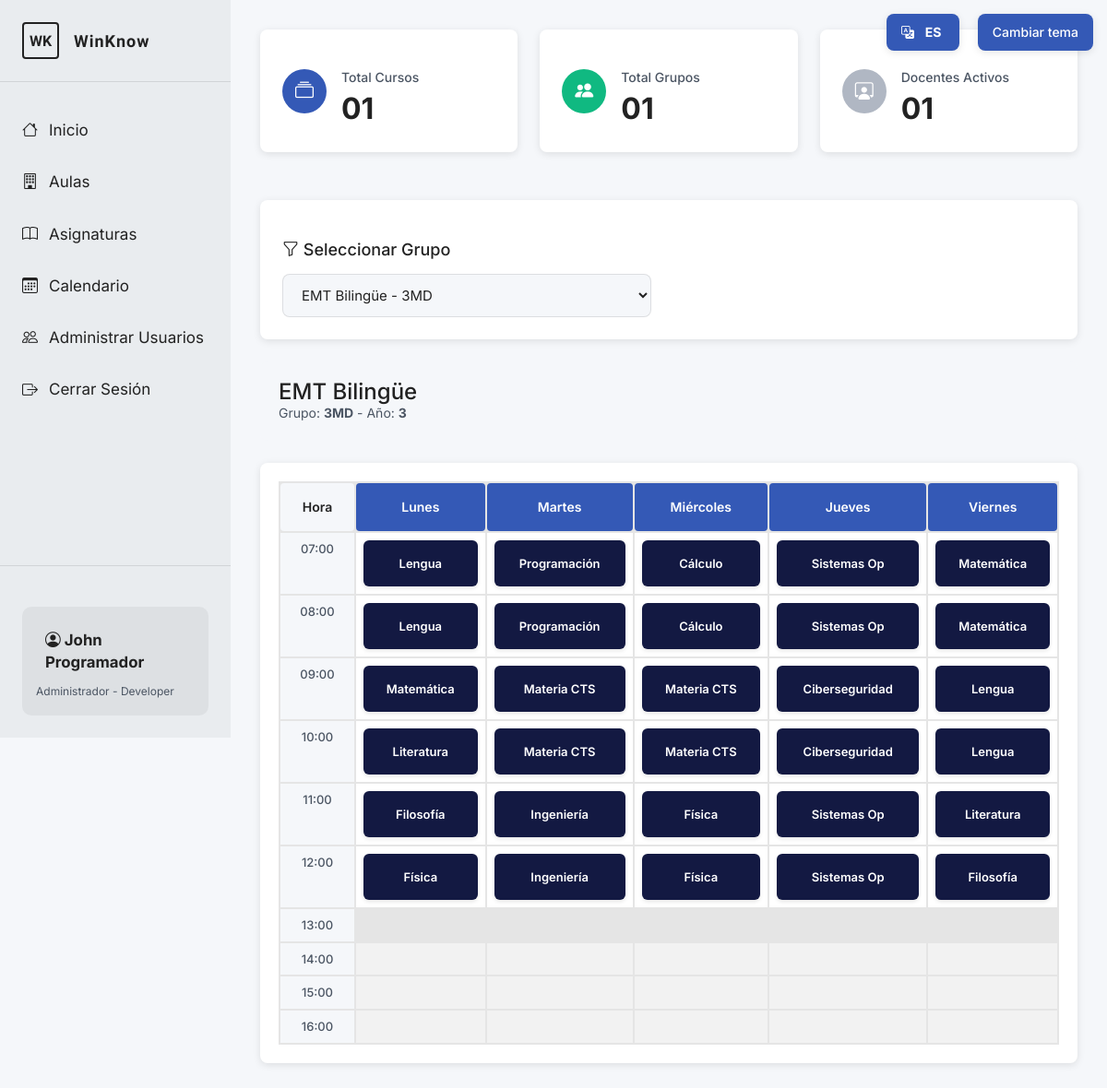
Page /admin/calendario.php (signed in) on the committed database.
### tables this page shows
CREATE TABLE `grupo` (
  `IdGrupo` int(11) NOT NULL,
  `nombreGrupo` varchar(50) NOT NULL,
  `IdCurso` int(11) NOT NULL,
  `anio` int(11) DEFAULT NULL
);

CREATE TABLE `cursos` (
  `IdCurso` int(11) NOT NULL,
  `Cedula` int(11) NOT NULL,
  `Recursos_Pedidos` varchar(100) DEFAULT NULL,
  `Nombre` varchar(50) DEFAULT NULL
);

CREATE TABLE `horario` (
  `ID_horario` int(11) NOT NULL,
  `IdGrupo` int(11) NOT NULL,
  `IdAsignatura` int(11) NOT NULL,
  `Cedula` int(11) NOT NULL,
  `DiaSemana` varchar(20) NOT NULL,
  `HoraInicio` int(11) NOT NULL,
  `HoraFin` int(11) NOT NULL
);

CREATE TABLE `asignatura` (
  `IdAsignatura` int(11) NOT NULL,
  `nombreAsignatura` varchar(50) DEFAULT NULL
);

### front/admCalendario_html.php (the view, shortened to what this page needs)
<body>
<main class="principal">
    <div class="contenido">
        <section class="estadisticas">
            <div class="tarjeta-estadistica">
                <div class="icono total"><i class="bi bi-collection"></i></div>
                <div>
                    <h3>Total Cursos</h3>
                    <div class="numero"><?= sprintf('%02d', $stats['total_cursos']); ?></div>
                </div>
            </div>
            <div class="tarjeta-estadistica">
                <div class="icono disponible"><i class="bi bi-people-fill"></i></div>
                <div>
                    <h3>Total Grupos</h3>
                    <div class="numero"><?= sprintf('%02d', $stats['total_grupos']); ?></div>
                </div>
            </div>
            <div class="tarjeta-estadistica">
                <div class="icono reservado"><i class="bi bi-person-workspace"></i></div>
                <div>
                    <h3>Docentes Activos</h3>
                    <div class="numero"><?= sprintf('%02d', $stats['docentes_activos']); ?></div>
                </div>
            </div>
        </section>
        <br>
        <section class="selector-grupo">
            <h2><i class="bi bi-funnel"></i> Seleccionar Grupo</h2>
            <form method="GET" action="ver_horarios.php" class="form-selector">
                <select name="grupo" onchange="this.form.submit()" required>
                    <?php
                    if ($resultGrupos && $resultGrupos->num_rows > 0):
                        $resultGrupos->data_seek(0);
                        while ($grupo = $resultGrupos->fetch_assoc()):
                    ?>
                        <option value="<?= $grupo['IdGrupo']; ?>"
                                <?= ($grupoSeleccionado == $grupo['IdGrupo']) ? 'selected' : ''; ?>>
                            <?= htmlspecialchars($grupo['nombre_curso']); ?> -
                        </option>
                    <?php
                        endwhile;
                    endif;
                    ?>
                </select>
            </form>
        </section>
        <?php if ($infoGrupo): ?>
            <div class="info-grupo">
                <div>
                    <h3><?= htmlspecialchars($infoGrupo['nombre_curso']); ?></h3>
                    <div class="detalles-grupo">
                        Grupo: <strong><?= htmlspecialchars($infoGrupo['nombreGrupo']); ?></strong>
                        <?php if ($infoGrupo['anio']): ?>
                            - Año: <strong><?= $infoGrupo['anio']; ?></strong>
                        <?php endif; ?>
                    </div>
                </div>
            </div>
            <section class="calendario-semanal">
                <table class="tabla-horario">
                    <thead>
                        <tr>
                            <th class="hora-header">Hora</th>
                            <?php foreach ($diasSemana as $dia): ?>
                                <th><?= $dia; ?></th>
                            <?php endforeach; ?>
                        </tr>
                    </thead>
                    <tbody>
                        <?php
                        $horasUsadas = [];
                        foreach ($diasSemana as $dia) {
                            foreach ($horariosSemana[$dia] as $hora => $clase) {
                                if ($clase !== null || $hora == 13) {
                                    $horasUsadas[$hora] = true;
                                }
                            }
                        }
                        ksort($horasUsadas);
                        $horasUsadas = array_keys($horasUsadas);
                        $horaMin = !empty($horasUsadas) ? min($horasUsadas) : 7;
                        $horaMax = !empty($horasUsadas) ? max($horasUsadas) : 16;
                        if ($horaMax < 16) $horaMax = 16;
                        $horasUsadas = range($horaMin, $horaMax);
                        $colorIndex = 0;
                        $coloresAsignatura = array();
                        foreach ($horasUsadas as $hora):
                        ?>
                            <tr>
                                <td class="hora-label"><?= sprintf('%02d:00', $hora); ?></td>
                                <?php foreach ($diasSemana as $dia): ?>
                                    <?php
                                    if ($hora == 13):
                                    ?>
                                    <?php
                                    else:
                                        $clase = $horariosSemana[$dia][$hora];
                                        if ($clase !== null):
                                            if (!isset($coloresAsignatura[$clase['asignatura']])) {
                                                $coloresAsignatura[$clase['asignatura']] = obtenerColorAsignatura($colorIndex++);
                                            }
                                            $color = $coloresAsignatura[$clase['asignatura']];
                                    ?>
                                        <td>
                                            <div class="clase-bloque" style="background: <?= $color; ?>">
                                                <div class="clase-nombre">
                                                    <?= htmlspecialchars($clase['asignatura']); ?>
                                                </div>
                                            </div>
                                        </td>
                                    <?php
                                        else:
                                    ?>
                                        <td class="celda-vacia"></td>
                                    <?php
                                        endif;
                                    endif;
                                    ?>
                                <?php endforeach; ?>
                            </tr>
                        <?php endforeach; ?>
                    </tbody>
                </table>
            </section>
        <?php endif; ?>
    </div>
</main>
</body>
</html>

### inicio.css (style rules this page uses)
:root { --fondo-primario: #2a2d39; --fondo-barra-lateral: #1a1d28; --fondo-tarjeta: #3a3f52; --texto-primario: #fff; --texto-secundario: #a1a8b8; --azul: #4f7df3; --azul-hover: #3459b6; --verde: #10b981; --verde-hover: #0ea574; --rojo: #ef4444; --rojo-hover: #dc2626; --amarillo: #f59e0b; --gris: #4b5563; --color-usuario-fondo: #2c2c2c; --color-usuario-texto: #ffffff; --color-badge-admin: #28a745; --color-telefono: #666; --color-borde: rgba(255, 255, 255, .1); --color-hover-overlay: rgba(255, 255, 255, .1); --color-shadow: rgba(0, 0, 0, .3); --color-overlay: rgba(30, 32, 44, 0.85); --color-form-shadow: rgba(0, 0, 0, 0.35); --color-carousel-shadow: rgba(0, 0, 0, 0.2); --color-form-border: rgba(255, 255, 255, 0.15); --fuente-logo: 'Orbitron', monospace; --fuente-principal: 'Inter', sans-serif; --padding-seccion: 24px; --gap-elementos: 16px; --border-radius: 8px; --transition-rapida: 0.2s; --transition-normal: 0.3s; }
[data-theme="light"] { --fondo-primario: #f5f7fa; --fondo-barra-lateral: #e9ecef; --fondo-tarjeta: #ffffff; --texto-primario: #222; --texto-secundario: #4b5563; --azul: #3459b6; --gris: #b0b7c3; --color-usuario-fondo: #f8f9fa; --color-usuario-texto: #222; --color-telefono: #6c757d; --color-borde: rgba(0, 0, 0, .1); --color-hover-overlay: rgba(0, 0, 0, .05); --color-shadow: rgba(0, 0, 0, .1); --color-overlay: rgba(248, 249, 250, 0.95); --color-form-shadow: rgba(0, 0, 0, 0.15); --color-form-border: rgba(0, 0, 0, 0.15); --color-carousel-shadow: rgba(0, 0, 0, 0.15); }
* { margin: 0; padding: 0; box-sizing: border-box; }
body { display: flex; font-family: var(--fuente-principal); background: var(--fondo-primario); color: var(--texto-primario); }
#toggle-theme { position: fixed; top: 15px; right: 15px; z-index: 2000; }
.principal { display: flex; flex: 1; flex-direction: column; margin-left: 250px; }
.contenido { flex: 1; padding: 32px; }
.estadisticas { display: flex; justify-content: space-between; gap: var(--padding-seccion); margin-bottom: 32px; }
.tarjeta-estadistica { display: flex; align-items: center; flex: 1; gap: var(--gap-elementos); padding: var(--padding-seccion); background: var(--fondo-tarjeta); border-radius: var(--border-radius); box-shadow: 0 2px 8px var(--color-shadow); }
.tarjeta-estadistica h3 { font-size: 14px; color: var(--texto-secundario); margin-bottom: 4px; }
.numero { font-size: 32px; font-weight: 700; }
.icono { display: flex; align-items: center; justify-content: center; width: 48px; height: 48px; border-radius: 50%; font-size: 20px; color: #fff; }
.icono.total { background: var(--azul); }
.icono.disponible { background: var(--verde); }
.icono.reservado { background: var(--gris); }
#toggle-theme, #toggle-language { position: fixed; top: 15px; z-index: 2000; display: flex; align-items: center; gap: 8px; padding: 10px 16px; background: var(--azul); color: #fff; border: none; border-radius: var(--border-radius); font-family: var(--fuente-principal); font-weight: 500; cursor: pointer; transition: all var(--transition-rapida); box-shadow: 0 2px 8px var(--color-shadow); }
#toggle-theme { right: 15px; }
#toggle-language { right: 160px; }
#current-lang { font-weight: 700; font-size: 14px; min-width: 25px; text-align: center; }
.header-controls { position: fixed; top: 15px; right: 15px; z-index: 2000; display: flex; gap: 15px; }
#toggle-theme, #toggle-language { display: flex; align-items: center; gap: 8px; padding: 10px 16px; background: var(--azul); color: #fff; border: none; border-radius: var(--border-radius); font-family: var(--fuente-principal); font-weight: 500; font-size: 14px; cursor: pointer; transition: all var(--transition-rapida); box-shadow: 0 2px 8px var(--color-shadow); white-space: nowrap; }

### rows in the picture
grupo: IdCurso.Nombre "EMT Bilingüe", nombreGrupo "3MD", anio "3"
horario: IdAsignatura.nombreAsignatura "Programación"
horario: IdAsignatura.nombreAsignatura "Cálculo"
horario: IdAsignatura.nombreAsignatura "Sistemas Op"
horario: IdAsignatura.nombreAsignatura "Matemática"
horario: IdAsignatura.nombreAsignatura "Ciberseguridad"
horario: IdAsignatura.nombreAsignatura "Lengua"
horario: IdAsignatura.nombreAsignatura "Literatura"
horario: IdAsignatura.nombreAsignatura "Ingeniería"
horario: IdAsignatura.nombreAsignatura "Sistemas Op"
horario: IdAsignatura.nombreAsignatura "Filosofía"

### other values in the picture
$stats['total_cursos'] "01"
$stats['total_grupos'] "01"
$stats['docentes_activos'] "01"
$dia "Lunes"
$dia "Martes"
$dia "Miércoles"
$dia "Jueves"
$dia "Viernes"
$hora "07"
$clase['asignatura'] "Lengua"
$clase['asignatura'] "Programación"
$clase['asignatura'] "Cálculo"
$clase['asignatura'] "Sistemas Op"
$clase['asignatura'] "Matemática"
$hora "08"
